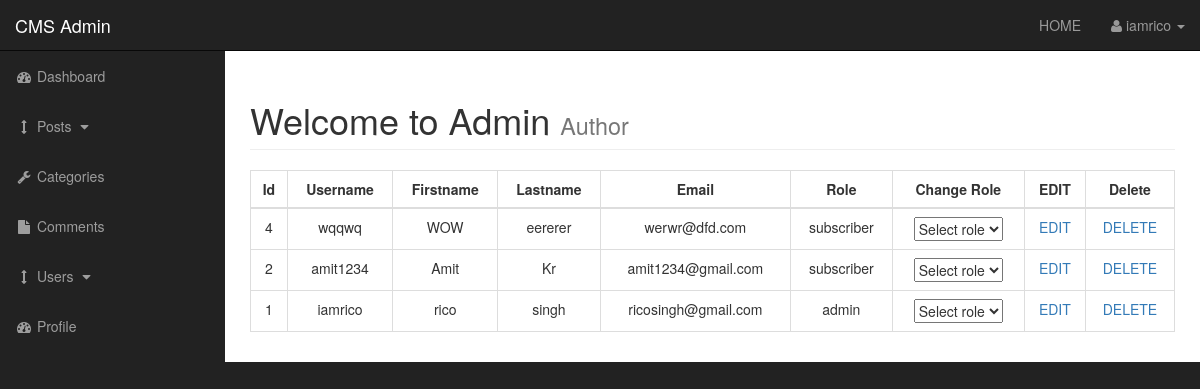
/admin/users.php (signed in), run on an earlier commit of the app's database.
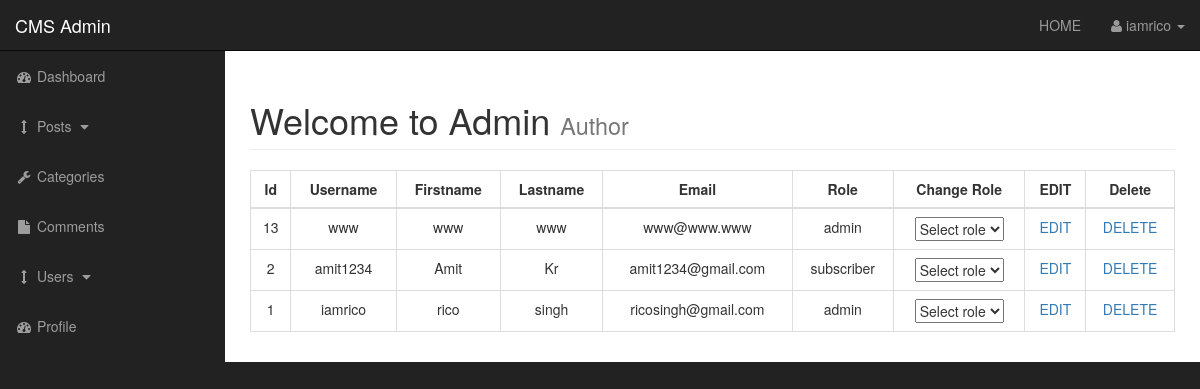
And on a later commit of the database.
### tables this page shows
CREATE TABLE `users` (
  `user_id` int(3) NOT NULL,
  `username` varchar(255) NOT NULL,
  `user_password` varchar(255) NOT NULL,
  `user_firstname` varchar(255) NOT NULL,
  `user_lastname` varchar(255) NOT NULL,
  `user_email` varchar(255) NOT NULL,
  `user_image` text NOT NULL,
  `user_role` varchar(255) NOT NULL,
  `randSalt` varchar(255) NOT NULL DEFAULT '$2y$10$iusesomecrazystrings22'
);

### admin/includes/view_all_users.php (the view, shortened to what this page needs)
<table class="table table-bordered table-hover text-center">
    <thead>
        <tr>
            <th class="text-center">Id</th>
            <th class="text-center">Username</th>
            <th class="text-center">Firstname</th>
            <th class="text-center">Lastname</th>
            <th class="text-center">Email</th>
            <th class="text-center">Role</th>
            <th class="text-center">Change Role</th>
            <th class="text-center">EDIT</th>
            <th class="text-center">Delete</th>
        </tr>
    </thead>
    <tbody>
        <?php
            $query = "SELECT * FROM users ORDER BY user_id DESC";
            $all_users = mysqli_query($connection,$query);
            while($row = mysqli_fetch_assoc($all_users)){
                $user_id = $row['user_id'];
                $username = $row['username'];
                $user_firstname = $row['user_firstname'];
                $user_lastname = $row['user_lastname'];
                $user_email = $row['user_email'];
                $user_role = $row['user_role'];
                echo"<tr>";
                echo"<td>{$user_id}</td>";
                echo"<td>{$username}</td>";
                echo"<td>{$user_firstname}</td>";
                echo"<td>{$user_lastname}</td>";
                echo"<td>{$user_email}</td>";
                echo"<td>{$user_role}</td>";
                echo"<td><select name=user_role>
                           <option value='select_role'>Select role</option>
                           <option value='admin'>Admin</option>
                           <option value='subscriber'>Subscriber</option>
                         </select>
                     </td>";
                echo"<td><a href='users.php?source=edit_user&edit_user={$user_id}'>EDIT</a></td>";
                echo"<td><a href='users.php?delete={$user_id}'>DELETE</a></td>";
                echo"</tr>";
            }
        ?>
    </tbody>
</table>

What changed in the data, as far as the page shows it:
removed users: user_id "4", username "wqqwq", user_firstname "WOW", user_lastname "eererer", user_email "werwr@dfd.com", user_role "subscriber"
added users: user_id "13", username "www", user_firstname "www", user_lastname "www", user_email "www@www.www", user_role "admin"
